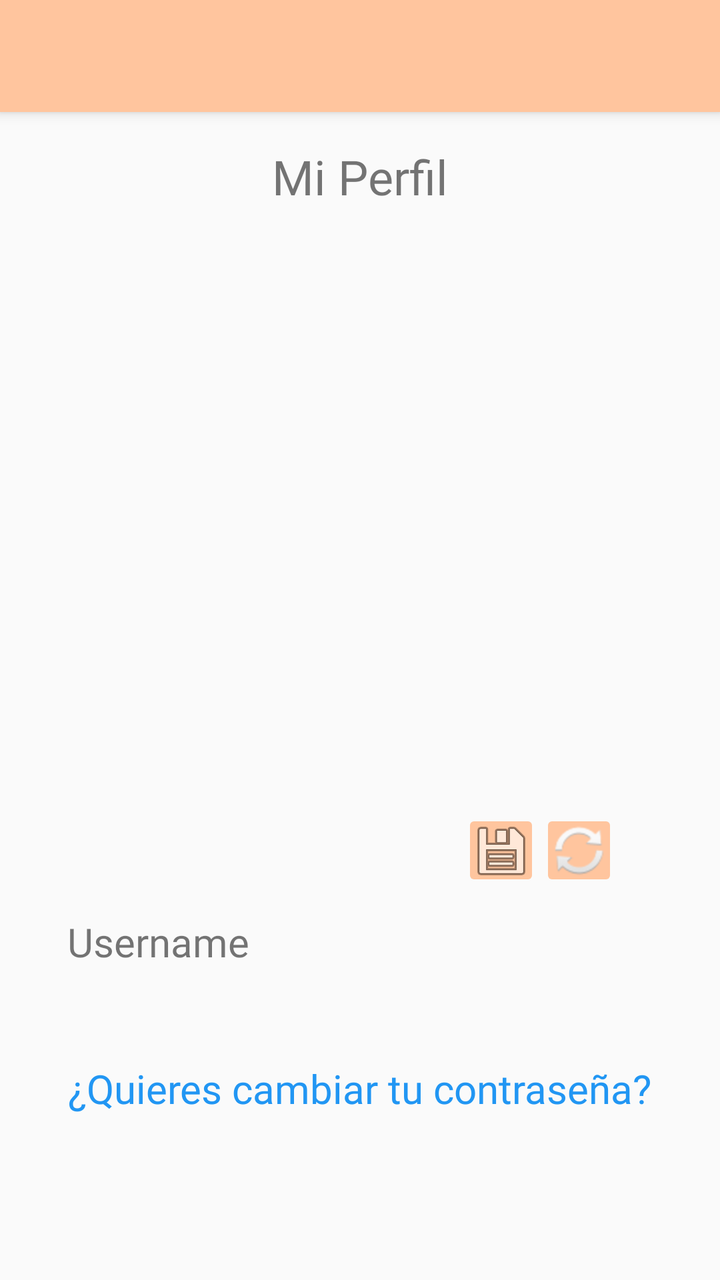
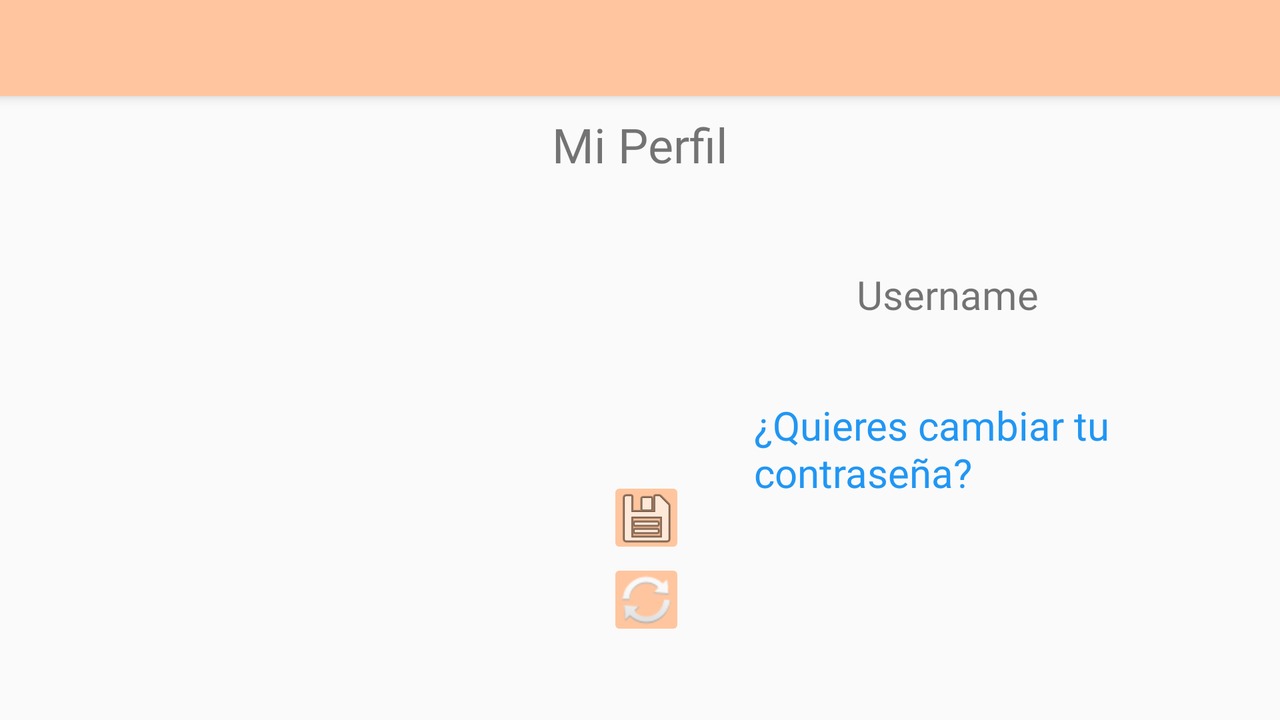

The same Android screen from two of the app's own layout files: first res/layout/ as a phone draws it, then the repository's variant for another configuration, drawn on a device whose configuration selects that folder. Both files follow.
<!-- AndroidManifest.xml: application theme Theme.AppCompat.Light.NoActionBar -->
<!-- res/layout/activity_perfil.xml -->
<?xml version="1.0" encoding="utf-8"?>
<androidx.constraintlayout.widget.ConstraintLayout xmlns:android="http://schemas.android.com/apk/res/android"
    xmlns:app="http://schemas.android.com/apk/res-auto"
    xmlns:tools="http://schemas.android.com/tools"
    android:layout_width="match_parent"
    android:layout_height="match_parent"
    tools:context=".PantallaPrincipal.ActivityPerfil">

    <ImageButton
        android:id="@+id/bGuardarFoto"
        android:layout_width="39dp"
        android:layout_height="41dp"
        android:backgroundTint="#FFC59E"
        app:layout_constraintEnd_toStartOf="@+id/iCambiarFoto"
        app:layout_constraintHorizontal_bias="1.0"
        app:layout_constraintStart_toStartOf="parent"
        app:layout_constraintTop_toBottomOf="@+id/imgFotoPerfil"
        app:srcCompat="@android:drawable/ic_menu_save" />

    <TextView
        android:id="@+id/txtPerfilUsername1"
        android:layout_width="wrap_content"
        android:layout_height="wrap_content"
        android:fontFamily="@font/montserrat"
        android:textSize="20sp"
        app:layout_constraintBottom_toBottomOf="parent"
        app:layout_constraintEnd_toEndOf="parent"
        app:layout_constraintHorizontal_bias="0.0"
        app:layout_constraintStart_toStartOf="@+id/imgFotoPerfil"
        app:layout_constraintTop_toBottomOf="@+id/txtPerfilUsername"
        app:layout_constraintVertical_bias="0.039" />

    <androidx.appcompat.widget.Toolbar
        android:id="@+id/labarraPerfil"
        android:layout_width="match_parent"
        android:layout_height="?attr/actionBarSize"
        android:background="#FFC59E"
        android:elevation="4dp"
        app:layout_constraintBottom_toBottomOf="parent"
        app:layout_constraintEnd_toEndOf="parent"
        app:layout_constraintHorizontal_bias="0.5"
        app:layout_constraintStart_toStartOf="parent"
        app:layout_constraintTop_toTopOf="parent"
        app:layout_constraintVertical_bias="0.0" />

    <TextView
        android:id="@+id/txtPerfilTitulo"
        android:layout_width="wrap_content"
        android:layout_height="wrap_content"
        android:fontFamily="@font/montserrat_bold"
        android:text="Mi Perfil"
        android:textSize="24sp"
        app:layout_constraintBottom_toBottomOf="parent"
        app:layout_constraintEnd_toEndOf="parent"
        app:layout_constraintStart_toStartOf="parent"
        app:layout_constraintTop_toBottomOf="@+id/labarraPerfil"
        app:layout_constraintVertical_bias="0.029" />

    <ImageView
        android:id="@+id/imgFotoPerfil"
        android:layout_width="293dp"
        android:layout_height="287dp"
        app:layout_constraintBottom_toBottomOf="parent"
        app:layout_constraintEnd_toEndOf="parent"
        app:layout_constraintStart_toStartOf="parent"
        app:layout_constraintTop_toBottomOf="@+id/txtPerfilTitulo"
        app:layout_constraintVertical_bias="0.054"
        app:srcCompat="@drawable/fotoperfil" />

    <TextView
        android:id="@+id/txtPerfilUsername"
        android:layout_width="wrap_content"
        android:layout_height="wrap_content"
        android:fontFamily="@font/montserrat_bold"
        android:text="Username"
        android:textSize="20sp"
        app:layout_constraintBottom_toBottomOf="parent"
        app:layout_constraintEnd_toEndOf="parent"
        app:layout_constraintHorizontal_bias="0.0"
        app:layout_constraintStart_toStartOf="@+id/imgFotoPerfil"
        app:layout_constraintTop_toBottomOf="@+id/imgFotoPerfil"
        app:layout_constraintVertical_bias="0.253" />

    <ImageButton
        android:id="@+id/iCambiarFoto"
        android:layout_width="39dp"
        android:layout_height="41dp"
        android:backgroundTint="#FFC59E"
        app:layout_constraintEnd_toEndOf="parent"
        app:layout_constraintHorizontal_bias="0.841"
        app:layout_constraintStart_toStartOf="parent"
        app:layout_constraintTop_toBottomOf="@+id/imgFotoPerfil"
        app:srcCompat="@android:drawable/ic_popup_sync" />

    <TextView
        android:id="@+id/txtCambiarPassword"
        android:layout_width="wrap_content"
        android:layout_height="wrap_content"
        android:clickable="true"
        android:fontFamily="@font/montserrat"
        android:text="¿Quieres cambiar tu contraseña?"
        android:textColor="#2196F3"
        android:textSize="20sp"
        app:layout_constraintBottom_toBottomOf="parent"
        app:layout_constraintEnd_toEndOf="parent"
        app:layout_constraintStart_toStartOf="parent"
        app:layout_constraintTop_toBottomOf="@+id/txtPerfilUsername1"
        app:layout_constraintVertical_bias="0.148" />

</androidx.constraintlayout.widget.ConstraintLayout>
<!-- resources referenced by this layout -->
<resources>

</resources>
<!-- res/layout-land/activity_perfil.xml (the repository's variant of the layout above) -->
<!-- drawn on the phone turned sideways -->
<?xml version="1.0" encoding="utf-8"?>
<androidx.constraintlayout.widget.ConstraintLayout xmlns:android="http://schemas.android.com/apk/res/android"
    xmlns:app="http://schemas.android.com/apk/res-auto"
    xmlns:tools="http://schemas.android.com/tools"
    android:layout_width="match_parent"
    android:layout_height="match_parent"
    tools:context=".PantallaPrincipal.ActivityPerfil">

    <ImageButton
        android:id="@+id/bGuardarFoto"
        android:layout_width="39dp"
        android:layout_height="41dp"
        android:backgroundTint="#FFC59E"
        app:layout_constraintBottom_toBottomOf="parent"
        app:layout_constraintStart_toEndOf="@+id/imgFotoPerfil"
        app:layout_constraintTop_toBottomOf="@+id/txtPerfilTitulo"
        app:layout_constraintVertical_bias="0.65"
        app:srcCompat="@android:drawable/ic_menu_save" />

    <TextView
        android:id="@+id/txtPerfilUsername1"
        android:layout_width="wrap_content"
        android:layout_height="wrap_content"
        android:fontFamily="@font/montserrat"
        android:textSize="20sp"
        app:layout_constraintBottom_toBottomOf="parent"
        app:layout_constraintEnd_toEndOf="parent"
        app:layout_constraintHorizontal_bias="0.0"
        app:layout_constraintStart_toStartOf="@+id/txtPerfilUsername"
        app:layout_constraintTop_toBottomOf="@+id/txtPerfilUsername"
        app:layout_constraintVertical_bias="0.0" />

    <androidx.appcompat.widget.Toolbar
        android:id="@+id/labarraPerfil"
        android:layout_width="match_parent"
        android:layout_height="?attr/actionBarSize"
        android:background="#FFC59E"
        android:elevation="4dp"
        app:layout_constraintBottom_toBottomOf="parent"
        app:layout_constraintEnd_toEndOf="parent"
        app:layout_constraintHorizontal_bias="0.5"
        app:layout_constraintStart_toStartOf="parent"
        app:layout_constraintTop_toTopOf="parent"
        app:layout_constraintVertical_bias="0.0" />

    <TextView
        android:id="@+id/txtPerfilTitulo"
        android:layout_width="wrap_content"
        android:layout_height="wrap_content"
        android:fontFamily="@font/montserrat_bold"
        android:text="Mi Perfil"
        android:textSize="24sp"
        app:layout_constraintBottom_toBottomOf="parent"
        app:layout_constraintEnd_toEndOf="parent"
        app:layout_constraintStart_toStartOf="parent"
        app:layout_constraintTop_toBottomOf="@+id/labarraPerfil"
        app:layout_constraintVertical_bias="0.029" />

    <ImageView
        android:id="@+id/imgFotoPerfil"
        android:layout_width="256dp"
        android:layout_height="246dp"
        app:layout_constraintBottom_toBottomOf="parent"
        app:layout_constraintEnd_toEndOf="parent"
        app:layout_constraintHorizontal_bias="0.124"
        app:layout_constraintStart_toStartOf="parent"
        app:layout_constraintTop_toBottomOf="@+id/txtPerfilTitulo"
        app:layout_constraintVertical_bias="0.338"
        app:srcCompat="@drawable/fotoperfil" />

    <TextView
        android:id="@+id/txtPerfilUsername"
        android:layout_width="wrap_content"
        android:layout_height="wrap_content"
        android:fontFamily="@font/montserrat_bold"
        android:text="Username"
        android:textSize="20sp"
        app:layout_constraintBottom_toBottomOf="parent"
        app:layout_constraintEnd_toEndOf="parent"
        app:layout_constraintHorizontal_bias="0.759"
        app:layout_constraintStart_toStartOf="@+id/imgFotoPerfil"
        app:layout_constraintTop_toBottomOf="@+id/labarraPerfil"
        app:layout_constraintVertical_bias="0.3" />

    <ImageButton
        android:id="@+id/iCambiarFoto"
        android:layout_width="39dp"
        android:layout_height="41dp"
        android:backgroundTint="#FFC59E"
        app:layout_constraintBottom_toBottomOf="parent"
        app:layout_constraintEnd_toEndOf="parent"
        app:layout_constraintHorizontal_bias="0.0"
        app:layout_constraintStart_toEndOf="@+id/imgFotoPerfil"
        app:layout_constraintTop_toBottomOf="@+id/bGuardarFoto"
        app:layout_constraintVertical_bias="0.0"
        app:srcCompat="@android:drawable/ic_popup_sync" />

    <TextView
        android:id="@+id/txtCambiarPassword"
        android:layout_width="191dp"
        android:layout_height="63dp"
        android:clickable="true"
        android:fontFamily="@font/montserrat"
        android:text="¿Quieres cambiar tu contraseña?"
        android:textColor="#2196F3"
        android:textSize="20sp"
        app:layout_constraintBottom_toBottomOf="parent"
        app:layout_constraintEnd_toEndOf="parent"
        app:layout_constraintHorizontal_bias="0.84"
        app:layout_constraintStart_toStartOf="parent"
        app:layout_constraintTop_toBottomOf="@+id/txtPerfilUsername"
        app:layout_constraintVertical_bias="0.281" />

</androidx.constraintlayout.widget.ConstraintLayout>
